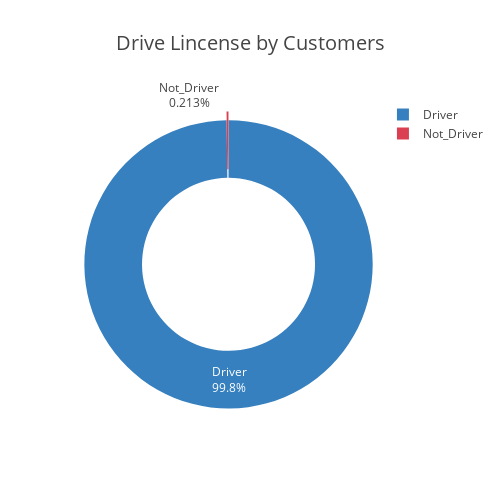

Notebook cell for this chart:
### Code cell
# Total de clientes com Carteira de Habilitação
new_index = pd.DataFrame(['Not_Driver','Driver'],columns = ['Status'])


temp = df['Driving_License'].value_counts().to_frame()
temp = pd.concat([new_index,temp],axis=1)

layout = cf.Layout(title = 'Drive Lincense by Customers',titlefont=dict(size = 20),
                  xaxis = dict(title =''),yaxis=dict(title =''),autosize = False,width = 500,height = 500
                  )

temp.iplot(kind = 'pie',hole = 0.6,pull =0.03,textinfo ='label+percent',
          colors = ['Red','Blue'],
          values ='Driving_License',labels = 'Status',
           layout = layout)

### Figure 1 — Plotly figure (JSON) as saved in the notebook; plotly's stock layout.template omitted (floating-point values rounded to 4 significant figures)
{"data": [{"hole": 0.6, "labels": ["Not_Driver", "Driver"], "marker": {"colors": ["rgba(219, 64, 82, 1.0)", "rgba(55, 128, 191, 1.0)"]}, "name": "", "pull": 0.03, "textinfo": "label+percent", "type": "pie", "values": [812, 380297]}], "layout": {"autosize": false, "height": 500, "title": {"font": {"size": 20}, "text": "Drive Lincense by Customers"}, "width": 500}}
